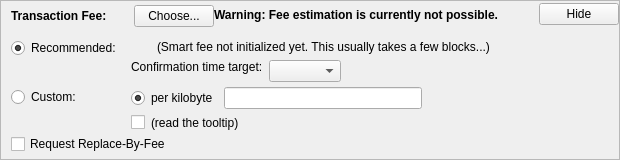
    <widget class="QFrame" name="frameFee">
     <property name="sizePolicy">
      <sizepolicy hsizetype="Expanding" vsizetype="Expanding">
       <horstretch>0</horstretch>
       <verstretch>0</verstretch>
      </sizepolicy>
     </property>
     <property name="maximumSize">
      <size>
       <width>16777215</width>
       <height>16777215</height>
      </size>
     </property>
     <property name="frameShape">
      <enum>QFrame::StyledPanel</enum>
     </property>
     <property name="frameShadow">
      <enum>QFrame::Sunken</enum>
     </property>
     <layout class="QVBoxLayout" name="verticalLayoutFee1">
      <property name="spacing">
       <number>0</number>
      </property>
      <property name="leftMargin">
       <number>0</number>
      </property>
      <property name="topMargin">
       <number>0</number>
      </property>
      <property name="rightMargin">
       <number>0</number>
      </property>
      <property name="bottomMargin">
       <number>0</number>
      </property>
      <item>
       <layout class="QVBoxLayout" name="verticalLayoutFee2" stretch="0,0,0">
        <property name="spacing">
         <number>0</number>
        </property>
        <property name="leftMargin">
         <number>10</number>
        </property>
        <property name="topMargin">
         <number>0</number>
        </property>
        <item>
         <layout class="QHBoxLayout" name="horizontalLayoutFee1">
          <property name="bottomMargin">
           <number>0</number>
          </property>
          <item>
           <layout class="QVBoxLayout" name="verticalLayoutFee7">
            <property name="spacing">
             <number>0</number>
            </property>
            <item>
             <spacer name="verticalSpacerSmartFee">
              <property name="orientation">
               <enum>Qt::Vertical</enum>
              </property>
              <property name="sizeType">
               <enum>QSizePolicy::Fixed</enum>
              </property>
              <property name="sizeHint" stdset="0">
               <size>
                <width>1</width>
                <height>4</height>
               </size>
              </property>
             </spacer>
            </item>
            <item>
             <layout class="QHBoxLayout" name="horizontalLayoutSmartFee">
              <property name="spacing">
               <number>10</number>
              </property>
              <item>
               <widget class="QLabel" name="labelFeeHeadline">
                <property name="sizePolicy">
                 <sizepolicy hsizetype="Preferred" vsizetype="Maximum">
                  <horstretch>0</horstretch>
                  <verstretch>0</verstretch>
                 </sizepolicy>
                </property>
                <property name="font">
                 <font>
                  <weight>75</weight>
                  <bold>true</bold>
                 </font>
                </property>
                <property name="styleSheet">
                 <string notr="true">font-weight:bold;</string>
                </property>
                <property name="text">
                 <string>Transaction Fee:</string>
                </property>
               </widget>
              </item>
              <item>
               <widget class="QLabel" name="labelFeeMinimized">
                <property name="text">
                 <string/>
                </property>
               </widget>
              </item>
              <item>
               <widget class="QPushButton" name="buttonChooseFee">
                <property name="text">
                 <string>Choose...</string>
                </property>
               </widget>
              </item>
             </layout>
            </item>
            <item>
             <spacer name="verticalSpacer_5">
              <property name="orientation">
               <enum>Qt::Vertical</enum>
              </property>
              <property name="sizeHint" stdset="0">
               <size>
                <width>1</width>
                <height>1</height>
               </size>
              </property>
             </spacer>
            </item>
           </layout>
          </item>
          <item>
           <widget class="QLabel" name="fallbackFeeWarningLabel">
            <property name="toolTip">
             <string>Using the fallbackfee can result in sending a transaction that will take several hours or days (or never) to confirm. Consider choosing your fee manually or wait until you have validated the complete chain.</string>
            </property>
            <property name="font">
            <font>
                <weight>75</weight>
                <bold>true</bold>
            </font>
            </property>
            <property name="text">
             <string>Warning: Fee estimation is currently not possible.</string>
            </property>
            <property name="wordWrap">
             <bool>false</bool>
            </property>
           </widget>
          </item>
          <item>
           <spacer name="horizontalSpacer_4">
            <property name="orientation">
             <enum>Qt::Horizontal</enum>
            </property>
            <property name="sizeType">
             <enum>QSizePolicy::MinimumExpanding</enum>
            </property>
            <property name="sizeHint" stdset="0">
             <size>
              <width>40</width>
              <height>20</height>
             </size>
            </property>
           </spacer>
          </item>
          <item>
           <widget class="QPushButton" name="buttonMinimizeFee">
            <property name="toolTip">
             <string>collapse fee-settings</string>
            </property>
            <property name="text">
             <string>Hide</string>
            </property>
           </widget>
          </item>
         </layout>
        </item>
        <item>
         <widget class="QFrame" name="frameFeeSelection">
          <layout class="QVBoxLayout" name="verticalLayoutFee12">
           <property name="spacing">
            <number>0</number>
           </property>
           <property name="leftMargin">
            <number>0</number>
           </property>
           <property name="topMargin">
            <number>0</number>
           </property>
           <property name="rightMargin">
            <number>0</number>
           </property>
           <property name="bottomMargin">
            <number>0</number>
           </property>
           <item>
            <layout class="QGridLayout" name="gridLayoutFee">
             <property name="topMargin">
              <number>10</number>
             </property>
             <property name="bottomMargin">
              <number>4</number>
             </property>
             <property name="horizontalSpacing">
              <number>10</number>
             </property>
             <property name="verticalSpacing">
              <number>4</number>
             </property>
             <item row="1" column="1">
              <layout class="QVBoxLayout" name="verticalLayoutFee8">
               <property name="spacing">
                <number>6</number>
               </property>
               <item>
                <layout class="QHBoxLayout" name="horizontalLayoutFee13">
                 <item>
                  <widget class="QRadioButton" name="radioCustomPerKilobyte">
                   <property name="toolTip">
                    <string>If the custom fee is set to 1000 satoshis and the transaction is only 250 bytes, then &quot;per kilobyte&quot; only pays 250 satoshis in fee, while &quot;total at least&quot; pays 1000 satoshis. For transactions bigger than a kilobyte both pay by kilobyte.</string>
                   </property>
                   <property name="text">
                    <string>per kilobyte</string>
                   </property>
                   <property name="checked">
                    <bool>true</bool>
                   </property>
                   <attribute name="buttonGroup">
                    <string notr="true">groupCustomFee</string>
                   </attribute>
                  </widget>
                 </item>
                 <item>
                  <widget class="BitcoinAmountField" name="customFee"/>
                 </item>
                 <item>
                  <spacer name="horizontalSpacer_6">
                   <property name="orientation">
                    <enum>Qt::Horizontal</enum>
                   </property>
                   <property name="sizeHint" stdset="0">
                    <size>
                     <width>1</width>
                     <height>1</height>
                    </size>
                   </property>
                  </spacer>
                 </item>
                </layout>
               </item>
               <item>
                <layout class="QHBoxLayout" name="horizontalLayoutFee8">
                 <item>
                  <widget class="QCheckBox" name="checkBoxMinimumFee">
                   <property name="toolTip">
                    <string>Paying only the minimum fee is just fine as long as there is less transaction volume than space in the blocks. But be aware that this can end up in a never confirming transaction once there is more demand for litecoin transactions than the network can process.</string>
                   </property>
                   <property name="text">
                    <string/>
                   </property>
                  </widget>
                 </item>
                 <item>
                  <widget class="QLabel" name="labelMinFeeWarning">
                   <property name="enabled">
                    <bool>true</bool>
                   </property>
                   <property name="toolTip">
                    <string>Paying only the minimum fee is just fine as long as there is less transaction volume than space in the blocks. But be aware that this can end up in a never confirming transaction once there is more demand for litecoin transactions than the network can process.</string>
                   </property>
                   <property name="text">
                    <string>(read the tooltip)</string>
                   </property>
                   <property name="margin">
                    <number>5</number>
                   </property>
                  </widget>
                 </item>
                 <item>
                  <spacer name="horizontalSpacer_2">
                   <property name="orientation">
                    <enum>Qt::Horizontal</enum>
                   </property>
                   <property name="sizeHint" stdset="0">
                    <size>
                     <width>1</width>
                     <height>1</height>
                    </size>
                   </property>
                  </spacer>
                 </item>
                </layout>
               </item>
              </layout>
             </item>
             <item row="0" column="0">
              <layout class="QVBoxLayout" name="verticalLayoutFee4" stretch="0,1">
               <item>
                <widget class="QRadioButton" name="radioSmartFee">
                 <property name="text">
                  <string>Recommended:</string>
                 </property>
                 <property name="checked">
                  <bool>true</bool>
                 </property>
                 <attribute name="buttonGroup">
                  <string notr="true">groupFee</string>
                 </attribute>
                </widget>
               </item>
               <item>
                <spacer name="verticalSpacer_2">
                 <property name="orientation">
                  <enum>Qt::Vertical</enum>
                 </property>
                 <property name="sizeHint" stdset="0">
                  <size>
                   <width>1</width>
                   <height>1</height>
                  </size>
                 </property>
                </spacer>
               </item>
              </layout>
             </item>
             <item row="1" column="0">
              <layout class="QVBoxLayout" name="verticalLayoutFee9" stretch="0,1">
               <item>
                <widget class="QRadioButton" name="radioCustomFee">
                 <property name="text">
                  <string>Custom:</string>
                 </property>
                 <attribute name="buttonGroup">
                  <string notr="true">groupFee</string>
                 </attribute>
                </widget>
               </item>
               <item>
                <spacer name="verticalSpacer_6">
                 <property name="orientation">
                  <enum>Qt::Vertical</enum>
                 </property>
                 <property name="sizeHint" stdset="0">
                  <size>
                   <width>1</width>
                   <height>1</height>
                  </size>
                 </property>
                </spacer>
               </item>
              </layout>
             </item>
             <item row="0" column="1">
              <layout class="QVBoxLayout" name="verticalLayoutFee3" stretch="0,0,1">
               <property name="spacing">
                <number>6</number>
               </property>
               <property name="topMargin">
                <number>2</number>
               </property>
               <item>
                <layout class="QHBoxLayout" name="horizontalLayoutFee12">
                 <item>
                  <widget class="QLabel" name="labelSmartFee">
                   <property name="text">
                    <string/>
                   </property>
                   <property name="margin">
                    <number>2</number>
                   </property>
                  </widget>
                 </item>
                 <item>
                  <widget class="QLabel" name="labelFeeEstimation">
                   <property name="text">
                    <string/>
                   </property>
                  </widget>
                 </item>
                 <item>
                  <widget class="QLabel" name="labelSmartFee2">
                   <property name="text">
                    <string>(Smart fee not initialized yet. This usually takes a few blocks...)</string>
                   </property>
                   <property name="margin">
                    <number>2</number>
                   </property>
                  </widget>
                 </item>
                 <item>
                  <spacer name="horizontalSpacer_5">
                   <property name="orientation">
                    <enum>Qt::Horizontal</enum>
                   </property>
                   <property name="sizeHint" stdset="0">
                    <size>
                     <width>1</width>
                     <height>1</height>
                    </size>
                   </property>
                  </spacer>
                 </item>
                </layout>
               </item>
               <item>
                <layout class="QHBoxLayout" name="horizontalLayoutFee9">
                 <item>
                  <layout class="QVBoxLayout" name="verticalLayoutFee6">
                   <item>
                    <widget class="QLabel" name="labelSmartFee3">
                     <property name="text">
                      <string>Confirmation time target:</string>
                     </property>
                     <property name="margin">
                      <number>2</number>
                     </property>
                    </widget>
                   </item>
                   <item>
                    <spacer name="verticalSpacer_3">
                     <property name="orientation">
                      <enum>Qt::Vertical</enum>
                     </property>
                     <property name="sizeHint" stdset="0">
                      <size>
                       <width>1</width>
                       <height>1</height>
                      </size>
                     </property>
                    </spacer>
                   </item>
                  </layout>
                 </item>
                 <item>
                  <layout class="QVBoxLayout" name="verticalLayoutFee5">
                   <property name="rightMargin">
                    <number>30</number>
                   </property>
                   <item>
                    <layout class="QHBoxLayout" name="horizontalLayoutConfTarget">
                     <property name="bottomMargin">
                      <number>0</number>
                     </property>
                     <item>
                      <widget class="QComboBox" name="confTargetSelector"/>
                     </item>
                     <item>
                      <spacer name="horizontalSpacerConfTarget">
                       <property name="orientation">
                        <enum>Qt::Horizontal</enum>
                       </property>
                       <property name="sizeHint" stdset="0">
                        <size>
                         <width>40</width>
                         <height>20</height>
                        </size>
                       </property>
                      </spacer>
                     </item>
                    </layout>
                   </item>
                  </layout>
                 </item>
                </layout>
               </item>
               <item>
                <spacer name="verticalSpacer_4">
                 <property name="orientation">
                  <enum>Qt::Vertical</enum>
                 </property>
                 <property name="sizeHint" stdset="0">
                  <size>
                   <width>1</width>
                   <height>1</height>
                  </size>
                 </property>
                </spacer>
               </item>
              </layout>
             </item>
            </layout>
           </item>
           <item>
            <widget class="QCheckBox" name="optInRBF">
             <property name="text">
              <string>Request Replace-By-Fee</string>
             </property>
             <property name="toolTip">
              <string>Indicates that the sender may wish to replace this transaction with a new one paying higher fees (prior to being confirmed).</string>
             </property>
            </widget>
           </item>
          </layout>
         </widget>
        </item>
        <item>
         <spacer name="verticalSpacerFee">
          <property name="orientation">
           <enum>Qt::Vertical</enum>
          </property>
          <property name="sizeHint" stdset="0">
           <size>
            <width>40</width>
            <height>5</height>
           </size>
          </property>
         </spacer>
        </item>
       </layout>
      </item>
     </layout>
    </widget>
